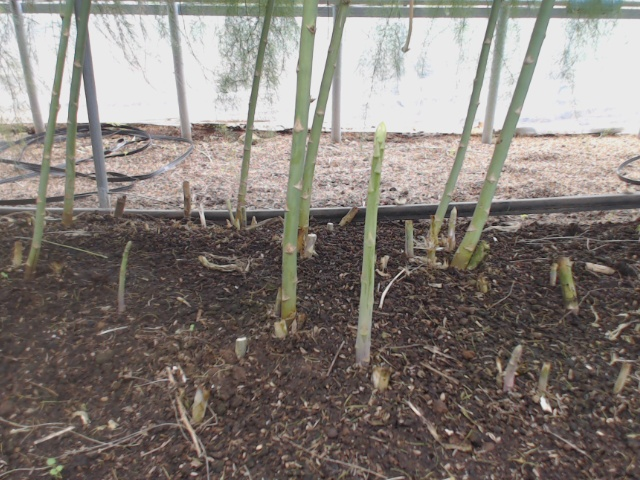
//> input picture data/img.jpg, 640 x 480 px
$ ./main   (built with g++ and OpenCV 4)
//> lines starting //> are read from the running program, lines starting //| are printed output that depends on the picture
//> further down, img is the input picture: 480 rows x 640 cols, CV_8UC3; mean B, G, R 119, 124.7, 132.1
#include <opencv2/opencv.hpp>
#include <opencv2/core/core.hpp>
#include <opencv2/ximgproc.hpp>
#include <iostream>
#include <chrono>

using namespace cv;
using namespace std;

cv::Mat
Padding(cv::Mat img, int kernel_size)
{
//> called with kernel_size = 5
    cv::Mat img_smoothed = cv::Mat::zeros(img.rows+kernel_size-1, img.cols+kernel_size-1, CV_8UC3);
    for(int y=0;y<img.rows;y++){
        for(int x=0;x<img.cols;x++){
            img_smoothed.at<cv::Vec3b>(y+kernel_size/2, x+kernel_size/2) = img.at<cv::Vec3b>(y, x);
        }
    }
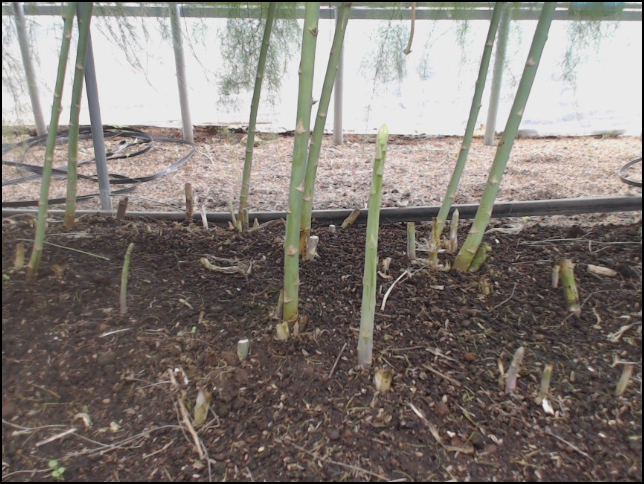
//> img_smoothed: 484 rows x 644 cols, CV_8UC3; mean B, G, R 117.3, 122.9, 130.2
    return img_smoothed;
}


cv::Vec3b
_BilateralFilter(cv::Mat img_padded, int x, int y, int kernel_size, double sigma_pos, double sigma_col)
{
//> called with x = 2, y = 2, kernel_size = 5, sigma_pos = 0.1, sigma_col = 1
    cv::Vec3b kernel_var(0,0,0);
    std::vector<double> _kernel_var, W;
    for(int i=0;i<3;i++){
        _kernel_var.push_back(0.0);
        W.push_back(0.0);
    }

    for(int k_y=-kernel_size/2; k_y<=kernel_size/2; k_y++){
        for(int k_x=-kernel_size/2; k_x<=kernel_size/2; k_x++){
            cv::Vec3b centor_col = img_padded.at<cv::Vec3b>(y,x);
            cv::Vec3b perf_col = img_padded.at<cv::Vec3b>(y+k_y,x+k_x);
            double diff_pos = std::sqrt(double(k_x)*double(k_x) + double(k_y)*double(k_y));
            double diff_col_r = double(centor_col[0]) - double(perf_col[0]);
            double diff_col_g = double(centor_col[1]) - double(perf_col[1]);
            double diff_col_b = double(centor_col[2]) - double(perf_col[2]);
            double diff_col = std::sqrt(diff_col_r*diff_col_r + diff_col_g*diff_col_g + diff_col_b*diff_col_b);
            double kernel_pos = std::exp(-diff_pos*diff_pos/(2*sigma_pos*sigma_pos));
            double kernel_col = std::exp(-diff_col*diff_col/(2*sigma_col*sigma_col));
            _kernel_var[0] += kernel_pos * kernel_col * double(perf_col[0]);
            _kernel_var[1] += kernel_pos * kernel_col * double(perf_col[1]);
            _kernel_var[2] += kernel_pos * kernel_col * double(perf_col[2]);
            W[0] += kernel_pos * kernel_col;
            W[1] += kernel_pos * kernel_col;
            W[2] += kernel_pos * kernel_col;
        }
    }
//> after the loop, W = [1, 1, 1]

    kernel_var[0] = static_cast<unsigned char>(_kernel_var[0]/(W[0]+0.00001));
//> kernel_var = [146, 0, 0]
    kernel_var[1] = static_cast<unsigned char>(_kernel_var[1]/(W[1]+0.00001));
//> kernel_var = [146, 146, 0]
    kernel_var[2] = static_cast<unsigned char>(_kernel_var[2]/(W[2]+0.00001));
//> kernel_var = [146, 146, 146]

    return kernel_var;
}

cv::Mat
BilateralFilter(cv::Mat img, int kernel_size, double sigma_pos, double sigma_col)
{
    cv::Mat img_smoothed = cv::Mat::zeros(img.rows, img.cols, CV_8UC3);
    cv::Mat img_padded = Padding(img, kernel_size);
    for(int y=0;y<img.rows;y++){
        for(int x=0;x<img.cols;x++){
            cv::Vec3b kernel_var = _BilateralFilter(img_padded, x+kernel_size/2, y+kernel_size/2, kernel_size, sigma_pos, sigma_col);
            img_smoothed.at<cv::Vec3b>(y, x) = kernel_var;
        }
    }
    return img_smoothed;
}

cv::Mat
BilateralFilterOMP(cv::Mat img, int kernel_size, double sigma_pos, double sigma_col)
{
    cv::Mat img_smoothed = cv::Mat::zeros(img.rows, img.cols, CV_8UC3);
    cv::Mat img_padded = Padding(img, kernel_size);

    cv::parallel_for_(cv::Range(0, img.rows*img.cols), [&](const cv::Range& range){
        for (int r = range.start; r < range.end; r++)
        {
            int y = r / img.cols;
            int x = r % img.cols;
            cv::Vec3b kernel_var = _BilateralFilter(img_padded, x+kernel_size/2, y+kernel_size/2, kernel_size, sigma_pos, sigma_col);
            img_smoothed.at<cv::Vec3b>(y, x) = kernel_var;
        }
    });
//> img_smoothed: 480 rows x 640 cols, CV_8UC3

    return img_smoothed;
}

int main(int argc, const char * argv[]){
    cv::Mat img = cv::imread("../data/img.jpg");
    std::chrono::system_clock::time_point  start, end; // 型は auto で可
    start = std::chrono::system_clock::now(); // 計測開始時間

    Mat img_smoothed = BilateralFilterOMP(img, 5, 0.1, 1);
    end = std::chrono::system_clock::now();  // 計測終了時間
    double elapsed = std::chrono::duration_cast<std::chrono::milliseconds>(end-start).count(); //処理に要した時間をミリ秒に変換
    cout << elapsed << endl;

    while(true){
        int key = cv::waitKey( 30 );
//> the 'q' key is pressed
        cv::imshow("img", img_smoothed);
        if ( key == 'q' ) {
            break;
        }
    }
    cv::destroyAllWindows();

}
